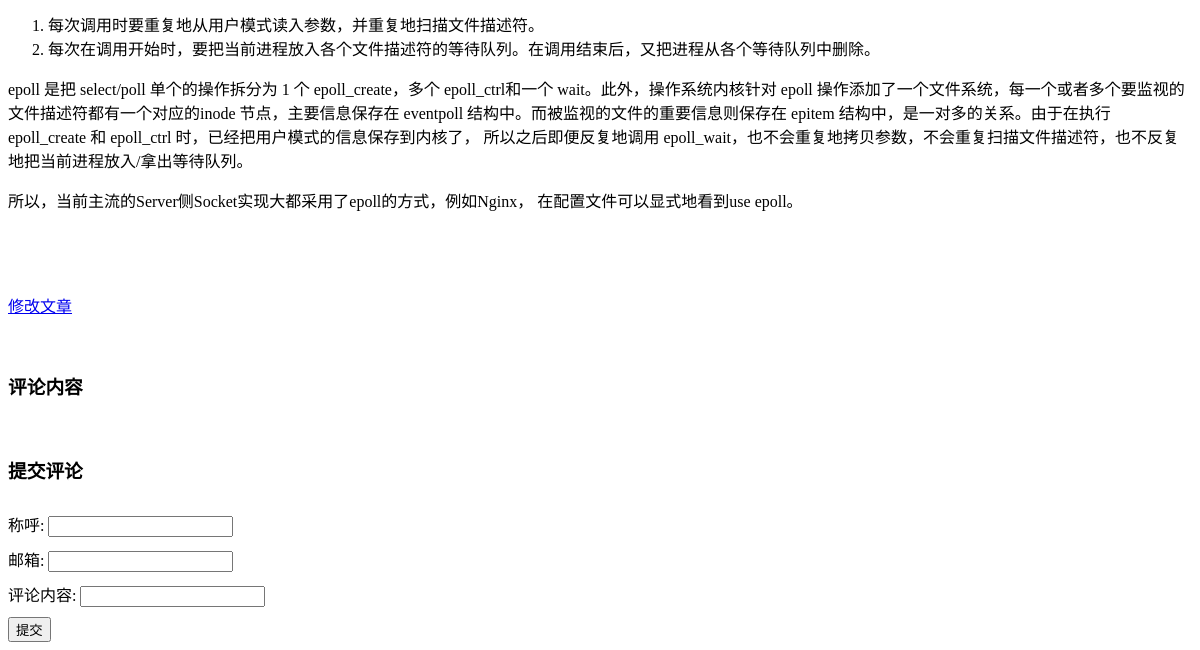
Page /blog/blogContent/11 (lower part) on the earlier database version.
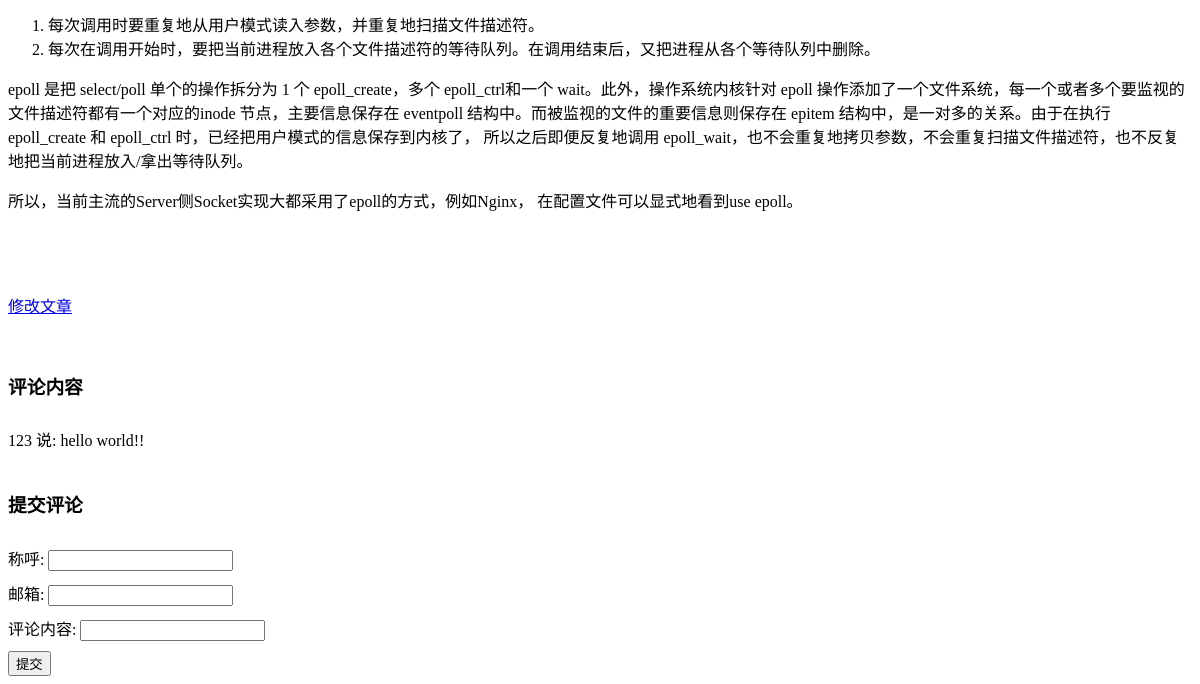
Same page on the later database version.
### blog/models.py (models this page shows, shortened)
class Comment(models.Model):
    blog = models.ForeignKey(Blog, verbose_name='博客')
    name = models.CharField('称呼', max_length=16)
    email = models.EmailField('邮箱')
    content = models.CharField('内容', max_length=240)
    created = models.DateTimeField('发布时间', auto_now_add=True)

### blog/views.py (the view)
# urls.py: url(r'^blogContent/(?P<blog_id>[0-9]+)$', views.get_details, name='get_details'),
def get_details(request, blog_id):
    try:
        blog = models.Blog.objects.get(id=blog_id)
    except models.Blog.DoesNotExist:
        raise Http404
    if request.method == 'GET':
        form = CommentForm()
    else:
        form = CommentForm(request.POST)
        if form.is_valid():
            cleaned_data = form.cleaned_data
            cleaned_data['blog'] = blog
            models.Comment.objects.create(**cleaned_data)
    ctx = {
        'blog': blog,
        'comments': blog.comment_set.all().order_by('-created'),
        'form': form
    }
    return render(request, 'blog/detail.html', ctx)

### blog/forms.py
class CommentForm(forms.Form):
    name = forms.CharField(label='称呼', max_length=16, error_messages={
        'required': '请填写您的称呼',
        'max_length': '称呼太长咯'
    })
    email = forms.EmailField(label='邮箱', error_messages={
        'required': '请填写您的邮箱',
        'invalid': '邮箱格式不正确'
    })
    content = forms.CharField(label='评论内容', error_messages={
        'required': '请填写您的评论内容！',
        'max_length': '评论内容太长咯'
    })

### blog/templates/blog/detail.html (shortened to what this page needs)
{% extends "blog/base.html" %}
{% block content %}
<div class="posts">
    <section class="post">
        <div class="post-description">
            <p>
                {{blog.content|safe}}
            </p>
            <p>
                <a class="pure-button" href="{% url 'blog:edit_page' blog.id %}">修改文章</a>
            </p>
        </div>
    </section>
    <div class="comment">
        <div class="comments-display" style="padding-top: 20px;">
            <h3>评论内容</h3>
            {% for comment in comments %}
            <div class="comment-field" style="padding-top: 10px;">
                {{ comment.name }} 说: {{ comment.content }}
            </div>
            {% endfor %}
        </div>
        <div class="comment-post" style="padding-top: 20px;">
            <h3>提交评论</h3>
            <form action="{% url 'blog:get_details' blog.id %}" method="POST">
                {% for field in form %}
                <div class="input-field" style="padding-top:10px">
                    {{ field.label}}: {{ field }}
                </div>
                {% endfor %}
                <button type="submit" style="margin-top: 10px">提交</button>
            </form>
        </div>
    </div>
</div>
{% endblock %}

Differences in the rows shown:
added Comment: name "123", content "hello world!!"
